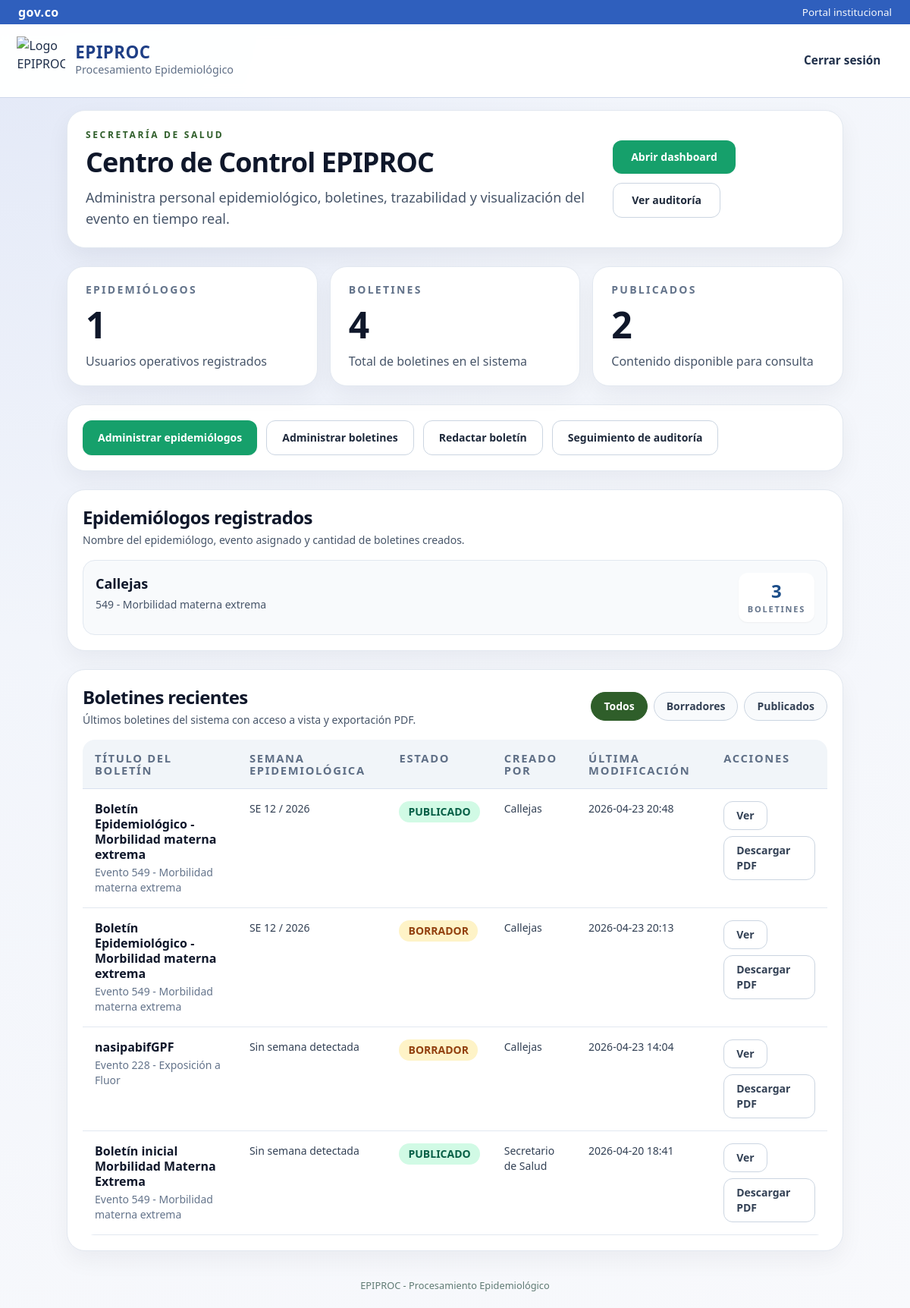
The page /admin (signed in) on the database its author committed.
### epiproc_web/models.py (models this page shows, shortened)
class User(db.Model):
    __tablename__ = "users"
    id = db.Column(db.Integer, primary_key=True)
    username = db.Column(db.String(80), unique=True, nullable=False)
    password_hash = db.Column(db.String(255), nullable=False)
    password_visible = db.Column(db.String(255), nullable=True)
    role = db.Column(db.String(30), nullable=False, index=True)
    full_name = db.Column(db.String(150), nullable=False)
    cedula = db.Column(db.String(30), unique=True, nullable=False)
    email = db.Column(db.String(150), unique=True, nullable=False)
    assigned_event_code = db.Column(db.Integer, db.ForeignKey("events.code"), nullable=True)
    must_change_password = db.Column(db.Boolean, default=False, nullable=False)
    is_active = db.Column(db.Boolean, default=True, nullable=False)
    credentials_updated_at = db.Column(db.DateTime, nullable=True)
    created_at = db.Column(db.DateTime, default=datetime.utcnow, nullable=False)
    updated_at = db.Column(db.DateTime, default=datetime.utcnow, onupdate=datetime.utcnow, nullable=False)
    bulletins = db.relationship("Bulletin", back_populates="author", lazy=True)

class Bulletin(db.Model):
    __tablename__ = "bulletins"
    id = db.Column(db.Integer, primary_key=True)
    title = db.Column(db.String(250), nullable=False)
    content = db.Column(db.Text, nullable=False)
    status = db.Column(db.String(20), nullable=False, default=BulletinStatus.BORRADOR)
    event_code = db.Column(db.Integer, db.ForeignKey("events.code"), nullable=False, index=True)
    author_id = db.Column(db.Integer, db.ForeignKey("users.id"), nullable=False, index=True)
    created_at = db.Column(db.DateTime, default=datetime.utcnow, nullable=False)
    updated_at = db.Column(db.DateTime, default=datetime.utcnow, onupdate=datetime.utcnow, nullable=False)
    published_at = db.Column(db.DateTime, nullable=True)
    author = db.relationship("User", back_populates="bulletins")
    event = db.relationship("Event", back_populates="bulletins")

class Event(db.Model):
    __tablename__ = "events"
    code = db.Column(db.Integer, primary_key=True)
    name = db.Column(db.String(200), nullable=False)
    active = db.Column(db.Boolean, default=True, nullable=False)
    users = db.relationship("User", backref="assigned_event", lazy=True)
    bulletins = db.relationship("Bulletin", back_populates="event", lazy=True)

### epiproc_web/app.py (the view)
    @app.route("/admin")
    @role_required(UserRole.SECRETARIO)
    def admin_panel():
        total_epi = User.query.filter_by(role=UserRole.EPIDEMIOLOGO).count()
        total_boletines = Bulletin.query.count()
        publicados = Bulletin.query.filter_by(status=BulletinStatus.PUBLICADO).count()
        status_filter = (request.args.get("estado") or "TODOS").strip().upper()
        epi_rows = _get_admin_epidemiologo_rows()
        recent_bulletin_rows = _get_admin_recent_bulletin_rows(status_filter)
        return render_template(
            "admin_panel.html",
            total_epi=total_epi,
            total_boletines=total_boletines,
            publicados=publicados,
            epi_rows=epi_rows,
            recent_bulletin_rows=recent_bulletin_rows,
            status_filter=status_filter,
            compact_topnav=True,
        )

### epiproc_web/templates/admin_panel.html (shortened to what this page needs)
{% extends 'base.html' %}
{% block extra_head %}
<script src="https://cdn.tailwindcss.com"></script>
{% endblock %}
{% block content %}
<section class="mx-auto max-w-7xl space-y-6">
    <section class="rounded-[24px] border border-slate-200 bg-white px-6 py-6 shadow-[0_12px_30px_rgba(15,23,42,0.06)]">
        <div class="flex flex-col gap-4 lg:flex-row lg:items-center lg:justify-between">
            <div>
                <p class="mb-2 text-xs font-extrabold uppercase tracking-[0.22em] text-[#2F5E2A]">Secretaría de Salud</p>
                <h2 class="text-4xl font-black tracking-tight text-slate-900">Centro de Control EPIPROC</h2>
                <p class="mt-3 max-w-3xl text-lg text-slate-600">Administra personal epidemiológico, boletines, trazabilidad y visualización del evento en tiempo real.</p>
            </div>
            <div class="flex flex-wrap gap-3">
                <a class="inline-flex items-center justify-center rounded-xl bg-[#16A06B] px-6 py-3 text-sm font-bold text-white shadow-sm transition hover:bg-[#11875a]" href="{{ url_for('admin_dashboard') }}">Abrir dashboard</a>
                <a class="inline-flex items-center justify-center rounded-xl border border-slate-300 bg-white px-6 py-3 text-sm font-bold text-slate-800 transition hover:bg-slate-50" href="{{ url_for('admin_audit') }}">Ver auditoría</a>
            </div>
        </div>
    </section>
    <section class="grid gap-4 md:grid-cols-3">
        <article class="rounded-[22px] border border-slate-200 bg-white px-6 py-5 shadow-[0_12px_30px_rgba(15,23,42,0.05)]">
            <h3 class="text-sm font-extrabold uppercase tracking-[0.16em] text-slate-500">Epidemiólogos</h3>
            <strong class="mt-3 block text-5xl font-black text-slate-900">{{ total_epi }}</strong>
            <p class="mt-3 text-base text-slate-600">Usuarios operativos registrados</p>
        </article>
        <article class="rounded-[22px] border border-slate-200 bg-white px-6 py-5 shadow-[0_12px_30px_rgba(15,23,42,0.05)]">
            <h3 class="text-sm font-extrabold uppercase tracking-[0.16em] text-slate-500">Boletines</h3>
            <strong class="mt-3 block text-5xl font-black text-slate-900">{{ total_boletines }}</strong>
            <p class="mt-3 text-base text-slate-600">Total de boletines en el sistema</p>
        </article>
        <article class="rounded-[22px] border border-slate-200 bg-white px-6 py-5 shadow-[0_12px_30px_rgba(15,23,42,0.05)]">
            <h3 class="text-sm font-extrabold uppercase tracking-[0.16em] text-slate-500">Publicados</h3>
            <strong class="mt-3 block text-5xl font-black text-slate-900">{{ publicados }}</strong>
            <p class="mt-3 text-base text-slate-600">Contenido disponible para consulta</p>
        </article>
    </section>
    <section class="rounded-[24px] border border-slate-200 bg-white px-5 py-5 shadow-[0_12px_30px_rgba(15,23,42,0.05)]">
        <div class="flex flex-wrap gap-3">
            <a class="inline-flex items-center justify-center rounded-xl bg-[#16A06B] px-5 py-3 text-sm font-bold text-white shadow-sm transition hover:bg-[#11875a]" href="{{ url_for('admin_epi_list') }}">Administrar epidemiólogos</a>
            <a class="inline-flex items-center justify-center rounded-xl border border-slate-300 bg-white px-5 py-3 text-sm font-bold text-slate-800 transition hover:bg-slate-50" href="{{ url_for('admin_bulletins') }}">Administrar boletines</a>
            <a class="inline-flex items-center justify-center rounded-xl border border-slate-300 bg-white px-5 py-3 text-sm font-bold text-slate-800 transition hover:bg-slate-50" href="{{ url_for('admin_bulletin_new') }}">Redactar boletín</a>
            <a class="inline-flex items-center justify-center rounded-xl border border-slate-300 bg-white px-5 py-3 text-sm font-bold text-slate-800 transition hover:bg-slate-50" href="{{ url_for('admin_audit') }}">Seguimiento de auditoría</a>
        </div>
    </section>
    <section class="grid gap-6 xl:grid-cols-[0.95fr_1.35fr]">
        <section class="rounded-[24px] border border-slate-200 bg-white px-5 py-5 shadow-[0_12px_30px_rgba(15,23,42,0.05)]">
            <div class="mb-4">
                <h3 class="text-2xl font-black tracking-tight text-slate-900">Epidemiólogos registrados</h3>
                <p class="mt-1 text-sm text-slate-600">Nombre del epidemiólogo, evento asignado y cantidad de boletines creados.</p>
            </div>
            <div class="space-y-3">
                {% for item in epi_rows %}
                    <article class="rounded-2xl border border-slate-200 bg-slate-50 px-4 py-4">
                        <div class="flex items-start justify-between gap-3">
                            <div>
                                <h4 class="text-lg font-extrabold text-slate-900">{{ item.user.full_name }}</h4>
                                <p class="mt-1 text-sm text-slate-600">{{ item.event_label }}</p>
                            </div>
                            <div class="rounded-xl bg-white px-3 py-2 text-center shadow-sm">
                                <div class="text-2xl font-black text-[#1D4E89]">{{ item.bulletin_count }}</div>
                                <div class="text-[11px] font-extrabold uppercase tracking-[0.16em] text-slate-500">Boletines</div>
                            </div>
                        </div>
                    </article>
                {% else %}
                    <div class="rounded-2xl border border-dashed border-slate-300 px-4 py-10 text-center text-sm text-slate-500">No hay epidemiólogos registrados.</div>
                {% endfor %}
            </div>
        </section>
        <section class="rounded-[24px] border border-slate-200 bg-white px-5 py-5 shadow-[0_12px_30px_rgba(15,23,42,0.05)]">
            <div class="flex flex-col gap-4 md:flex-row md:items-center md:justify-between">
                <div>
                    <h3 class="text-2xl font-black tracking-tight text-slate-900">Boletines recientes</h3>
                    <p class="mt-1 text-sm text-slate-600">Últimos boletines del sistema con acceso a vista y exportación PDF.</p>
                </div>
                <div class="flex flex-wrap gap-2">
                    <a class="rounded-full border px-4 py-2 text-sm font-bold {% if status_filter == 'TODOS' %}border-[#2F5E2A] bg-[#2F5E2A] text-white{% else %}border-slate-300 bg-slate-50 text-slate-700{% endif %}" href="{{ url_for('admin_panel', estado='TODOS') }}">Todos</a>
                    <a class="rounded-full border px-4 py-2 text-sm font-bold {% if status_filter == 'BORRADOR' %}border-[#2F5E2A] bg-[#2F5E2A] text-white{% else %}border-slate-300 bg-slate-50 text-slate-700{% endif %}" href="{{ url_for('admin_panel', estado='BORRADOR') }}">Borradores</a>
                    <a class="rounded-full border px-4 py-2 text-sm font-bold {% if status_filter == 'PUBLICADO' %}border-[#2F5E2A] bg-[#2F5E2A] text-white{% else %}border-slate-300 bg-slate-50 text-slate-700{% endif %}" href="{{ url_for('admin_panel', estado='PUBLICADO') }}">Publicados</a>
                </div>
            </div>
            <div class="mt-4 overflow-x-auto">
                <table class="min-w-full border-separate border-spacing-0 overflow-hidden rounded-2xl">
                    <thead>
                        <tr class="bg-slate-100 text-left text-xs font-extrabold uppercase tracking-[0.14em] text-slate-600">
                            <th class="px-4 py-4">Título del boletín</th>
                            <th class="px-4 py-4">Semana Epidemiológica</th>
                            <th class="px-4 py-4">Estado</th>
                            <th class="px-4 py-4">Creado por</th>
                            <th class="px-4 py-4">Última modificación</th>
                            <th class="px-4 py-4">Acciones</th>
                        </tr>
                    </thead>
                    <tbody>
                        {% for item in recent_bulletin_rows %}
                            {% set b = item.bulletin %}
                            <tr class="border-b border-slate-200 align-top">
                                <td class="border-b border-slate-200 px-4 py-4">
                                    <div class="text-base font-extrabold leading-tight text-slate-900">{{ b.title }}</div>
                                    <div class="mt-1 text-sm text-slate-500">Evento {{ b.event_code }}{% if b.event %} - {{ b.event.name }}{% endif %}</div>
                                </td>
                                <td class="border-b border-slate-200 px-4 py-4 text-sm text-slate-700">{{ item.week_label }}</td>
                                <td class="border-b border-slate-200 px-4 py-4">
                                    <span class="inline-flex rounded-full px-3 py-1 text-sm font-extrabold {% if b.status == 'PUBLICADO' %}bg-emerald-100 text-emerald-800{% else %}bg-amber-100 text-amber-800{% endif %}">{{ b.status }}</span>
                                </td>
                                <td class="border-b border-slate-200 px-4 py-4 text-sm text-slate-700">{{ b.author.full_name if b.author else 'Sin autor' }}</td>
                                <td class="border-b border-slate-200 px-4 py-4 text-sm text-slate-700">{{ b.updated_at.strftime('%Y-%m-%d %H:%M') }}</td>
                                <td class="border-b border-slate-200 px-4 py-4">
                                    <div class="flex flex-wrap gap-2">
                                        <a class="inline-flex items-center justify-center rounded-xl border border-slate-300 bg-white px-4 py-2 text-sm font-bold text-slate-700 hover:bg-slate-50" href="{{ url_for('admin_bulletin_edit', bulletin_id=b.id) }}?preview=1#preview-root">Ver</a>
                                        <a class="inline-flex items-center justify-center rounded-xl border border-slate-300 bg-white px-4 py-2 text-sm font-bold text-slate-700 hover:bg-slate-50" href="{{ url_for('admin_bulletin_edit', bulletin_id=b.id) }}?download=pdf">Descargar PDF</a>
                                    </div>
                                </td>
                            </tr>
                        {% else %}
                            <tr>
                                <td colspan="6" class="px-4 py-10 text-center text-base text-slate-500">No hay boletines para el filtro seleccionado.</td>
                            </tr>
                        {% endfor %}
                    </tbody>
                </table>
            </div>
        </section>
    </section>
</section>
{% endblock %}

### rows shown on the page
User: user.full_name "Callejas", author "Callejas" "Callejas" "Callejas"
Bulletin: title "Boletín Epidemiológico - Morbilidad materna extrema", event_code "549", status "PUBLICADO", updated_at "2026-04-23 20:48"
Event: event.name "Morbilidad materna extrema" "Morbilidad materna extrema" "Morbilidad materna extrema"
Bulletin: title "Boletín Epidemiológico - Morbilidad materna extrema", event_code "549", status "BORRADOR", updated_at "2026-04-23 20:13"
Bulletin: title "nasipabifGPF", event_code "228", status "BORRADOR", updated_at "2026-04-23 14:04"
Event: event.name "Exposición a Fluor"
Bulletin: title "Boletín inicial Morbilidad Materna Extrema", event_code "549", status "PUBLICADO", updated_at "2026-04-20 18:41"
User: author "Secretario de Salud"

### other values the page prints
{{ total_epi }} "1"
{{ total_boletines }} "4"
{{ publicados }} "2"
{{ item.event_label }} "549 - Morbilidad materna extrema"
{{ item.bulletin_count }} "3"
{{ item.week_label }} "SE 12 / 2026" "SE 12 / 2026" "Sin semana detectada" "Sin semana detectada"
